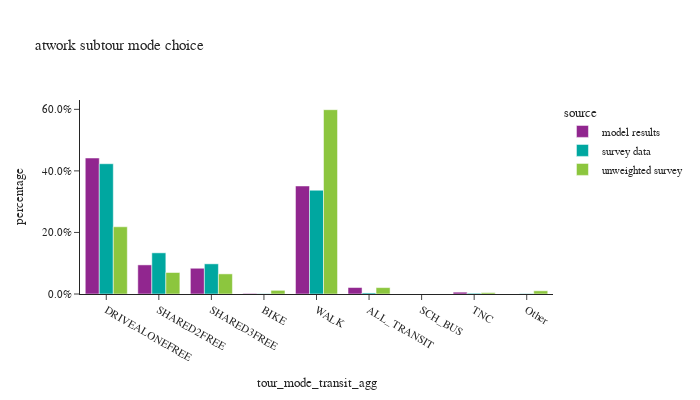

The cell this chart's notebook holds for it:
### Code cell
# aggregate transit modes
transit_modes = ['WALK_LOC','WALK_COM','WALK_FRY','WALK_LR','DRIVE_TRN']
tour_mode_ordered = ["DRIVEALONEFREE", "SHARED2FREE", "SHARED3FREE", "BIKE","WALK","ALL_TRANSIT","SCH_BUS","TNC","Other"]
atwork_subtour['tour_mode_transit_agg'] = atwork_subtour['tour_mode'].apply(lambda x: "ALL_TRANSIT" if x in transit_modes else x)

df_plot = atwork_subtour.groupby(['source','tour_mode_transit_agg'])['trip_weight_2017_2019'].sum().reset_index()
df_plot['percentage'] = df_plot.groupby(['source'], group_keys=False)['trip_weight_2017_2019']. \
    apply(lambda x: x / float(x.sum()))

fig = px.bar(df_plot, x="tour_mode_transit_agg", y="percentage", color="source",barmode="group",
             category_orders={"tour_mode_transit_agg": tour_mode_ordered},
             title="atwork subtour mode choice")
fig.for_each_annotation(lambda a: a.update(text = a.text.split("=")[-1]))
fig.update_layout(height=400, width=700, yaxis=dict(tickformat=".1%"))
fig.show()

### Figure 1 — Plotly figure (JSON) as saved in the notebook; plotly's stock layout.template omitted (floating-point values rounded to 4 significant figures)
{"data": [{"alignmentgroup": "True", "hovertemplate": "source=model results<br>tour_mode_transit_agg=%{x}<br>percentage=%{y}<extra></extra>", "legendgroup": "model results", "marker": {"color": "#91268F", "pattern": {"shape": ""}}, "name": "model results", "offsetgroup": "model results", "orientation": "v", "showlegend": true, "textposition": "auto", "type": "bar", "x": ["ALL_TRANSIT", "BIKE", "DRIVEALONEFREE", "SHARED2FREE", "SHARED3FREE", "TNC", "WALK"], "xaxis": "x", "y": [0.02104, 0.001839, 0.4419, 0.09457, 0.08367, 0.006002, 0.351], "yaxis": "y"}, {"alignmentgroup": "True", "hovertemplate": "source=survey data<br>tour_mode_transit_agg=%{x}<br>percentage=%{y}<extra></extra>", "legendgroup": "survey data", "marker": {"color": "#00A7A0", "pattern": {"shape": ""}}, "name": "survey data", "offsetgroup": "survey data", "orientation": "v", "showlegend": true, "textposition": "auto", "type": "bar", "x": ["ALL_TRANSIT", "BIKE", "DRIVEALONEFREE", "Other", "SHARED2FREE", "SHARED3FREE", "TNC", "WALK"], "xaxis": "x", "y": [0.003417, 0.0009182, 0.4232, 0.001096, 0.1338, 0.09798, 0.002415, 0.3372], "yaxis": "y"}, {"alignmentgroup": "True", "hovertemplate": "source=unweighted survey<br>tour_mode_transit_agg=%{x}<br>percentage=%{y}<extra></extra>", "legendgroup": "unweighted survey", "marker": {"color": "#8CC63E", "pattern": {"shape": ""}}, "name": "unweighted survey", "offsetgroup": "unweighted survey", "orientation": "v", "showlegend": true, "textposition": "auto", "type": "bar", "x": ["ALL_TRANSIT", "BIKE", "DRIVEALONEFREE", "Other", "SHARED2FREE", "SHARED3FREE", "TNC", "WALK"], "xaxis": "x", "y": [0.0208, 0.01189, 0.2184, 0.0104, 0.06984, 0.06538, 0.004458, 0.5988], "yaxis": "y"}], "layout": {"barmode": "group", "height": 400, "legend": {"title": {"text": "source"}, "tracegroupgap": 0}, "title": {"text": "atwork subtour mode choice"}, "width": 700, "xaxis": {"anchor": "y", "categoryarray": ["DRIVEALONEFREE", "SHARED2FREE", "SHARED3FREE", "BIKE", "WALK", "ALL_TRANSIT", "SCH_BUS", "TNC", "Other"], "categoryorder": "array", "domain": [0.0, 1.0], "title": {"text": "tour_mode_transit_agg"}}, "yaxis": {"anchor": "x", "domain": [0.0, 1.0], "tickformat": ".1%", "title": {"text": "percentage"}}}}
